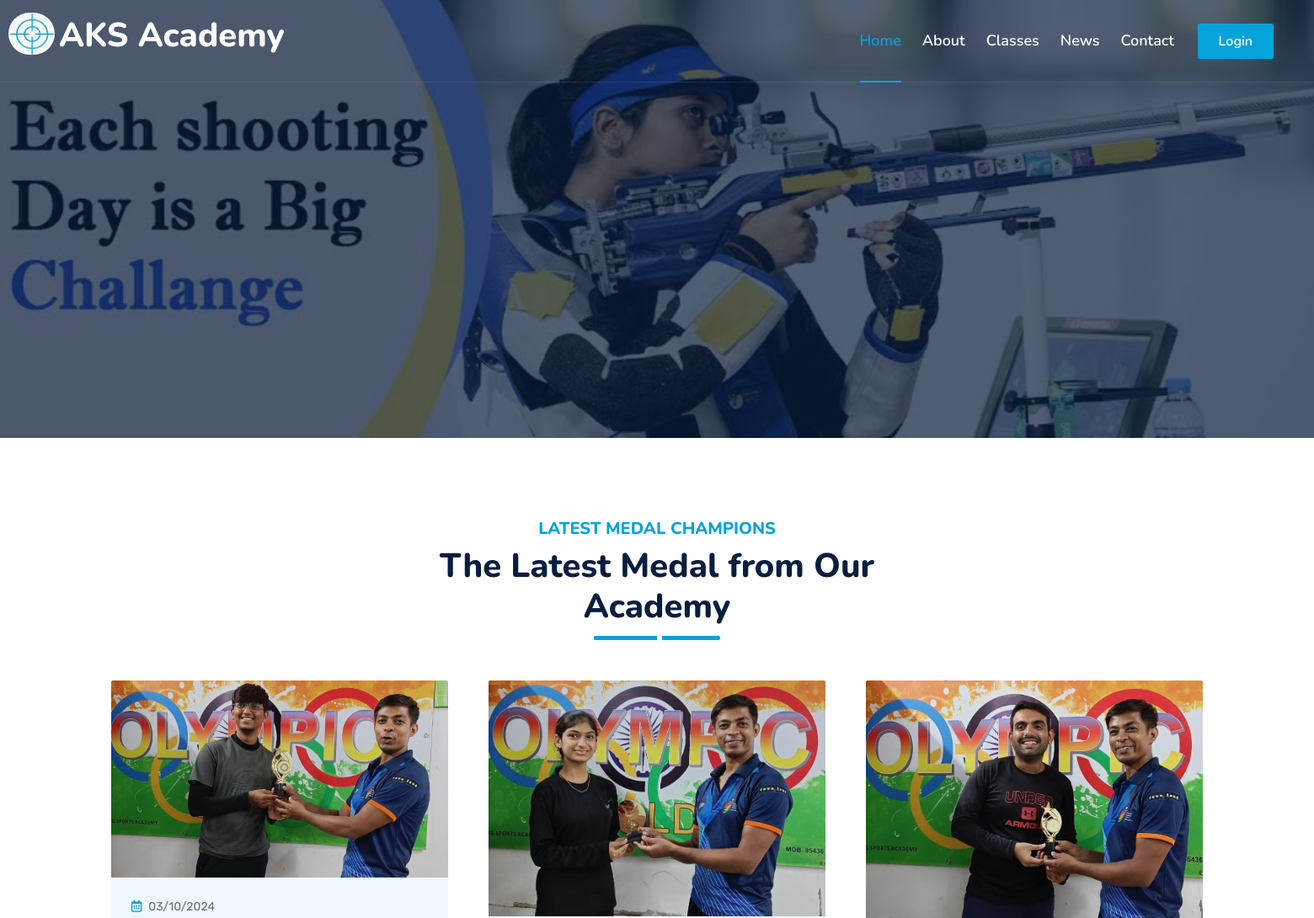
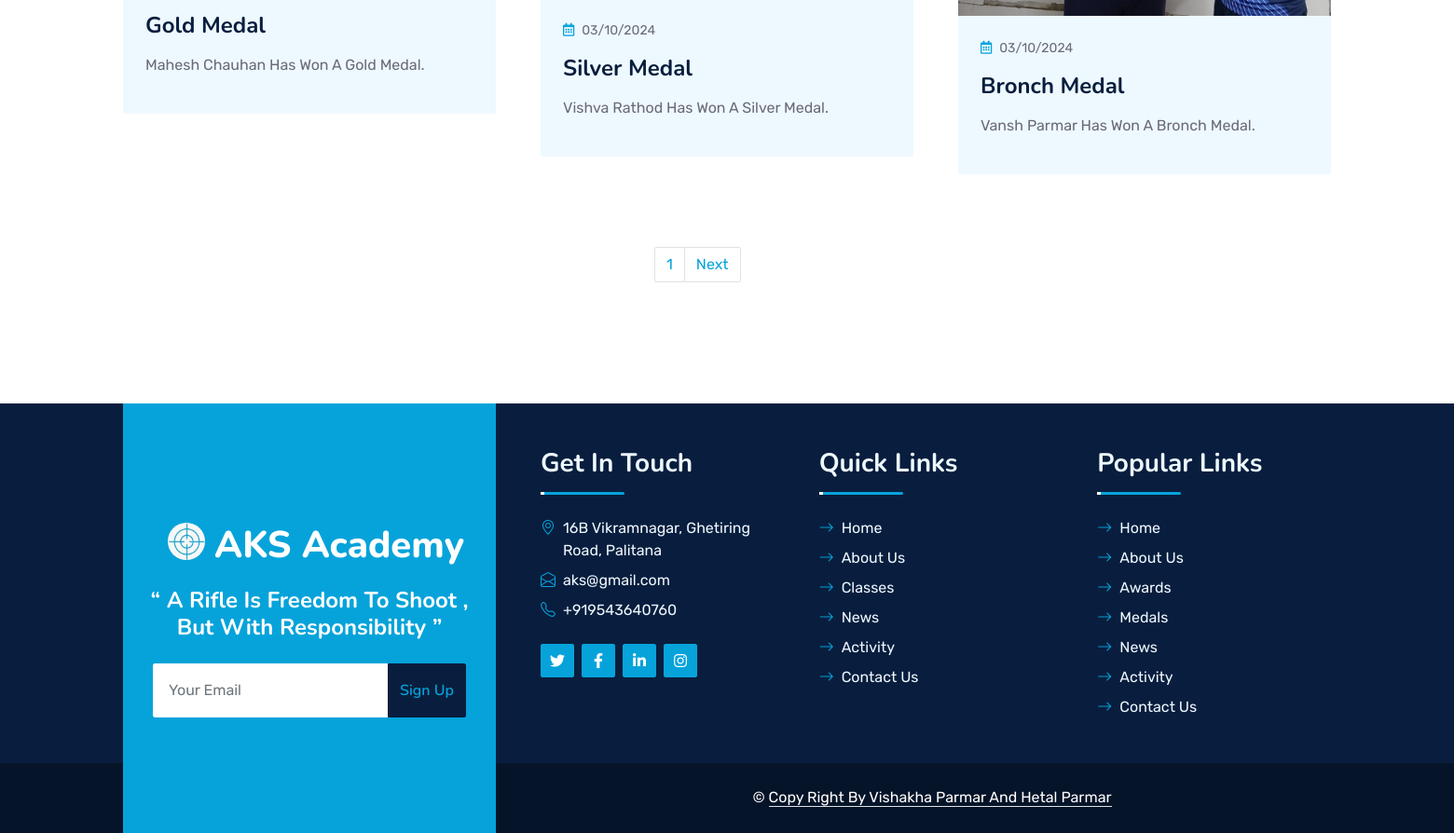
The page /medal.php on the database its author committed (2 pictures, top to bottom).
### tables this page shows
CREATE TABLE `tbl_medal` (
  `id` int(15) NOT NULL,
  `title_of_medal` varchar(50) NOT NULL,
  `medal_desc` varchar(90) NOT NULL,
  `post_date` varchar(20) NOT NULL,
  `medal_photo` varchar(100) NOT NULL
);

### medal.php (the view, shortened to what this page needs)
<!DOCTYPE html>
<html lang="en">
<head>
    <link href="https://cdnjs.cloudflare.com/ajax/libs/font-awesome/5.10.0/css/all.min.css" rel="stylesheet">
    <link href="https://cdn.jsdelivr.net/npm/bootstrap-icons@1.4.1/font/bootstrap-icons.css" rel="stylesheet">
    <link href="lib/owlcarousel/assets/owl.carousel.min.css" rel="stylesheet">
    <link href="lib/animate/animate.min.css" rel="stylesheet">
    <link href="css/bootstrap.min.css" rel="stylesheet">
    <link href="css/style.css" rel="stylesheet">
</head>
<body>
    <?php
            include "code_parts/nav.php";
        ?>
     <div id="header-carousel" class="carousel slide carousel-fade" data-bs-ride="carousel">
            <div class="carousel-inner">
                <div class="carousel-item active">
                    <img class="w-100" src="img/img9.jpg" alt="Image">
                    <div class="carousel-caption d-flex flex-column align-items-center justify-content-center">
                    </div>
                </div>
                </div>
            </div>
        </div>
    <div class="container-fluid py-5 wow fadeInUp" data-wow-delay="0.1s">
        <div class="container py-5">
            <div class="section-title text-center position-relative pb-3 mb-5 mx-auto" style="max-width: 600px;">
                <h5 class="fw-bold text-primary text-uppercase">Latest Medal Champions</h5>
                <h1 class="mb-0">The Latest Medal from Our Academy</h1>
            </div>
            <div class="row g-5">
               <?php
                    include("code_parts/connection.php");
                    $results_per_page = 6;
                    $query = "SELECT * FROM `tbl_medal`;";
                    $result = mysqli_query($con, $query);
                    $number_of_result = mysqli_num_rows($result);
                    $number_of_page = ceil ($number_of_result / $results_per_page);
                    if (!isset ($_GET['page']) ) {
                        $page = 1;
                    } else {
                        $page = $_GET['page'];
                    }
                    $page_first_result = ($page-1) * $results_per_page;
                    $query = "SELECT * FROM tbl_medal LIMIT " . $page_first_result . ',' . $results_per_page;
                    $run = mysqli_query($con, $query);
                    while($row=mysqli_fetch_assoc($run))
                    {
                    echo'<div class="col-lg-4 wow slideInUp" data-wow-delay="0.3s">
                    <div class="blog-item bg-light rounded overflow-hidden">
                        <div class="blog-img position-relative overflow-hidden">
                            <img class="img-fluid" src="admin/'.$row['medal_photo'].'" alt="">
                        </div>
                        <div class="p-4">
                            <div class="d-flex mb-3">
                                <small><i class="far fa-calendar-alt text-primary me-2"></i>'.$row['post_date'].'</small>
                            </div>
                             <h4 class="mb-3">'.$row['title_of_medal'].'</h4>
                            <p>'.$row['medal_desc'].'</p>
                        </div>
                    </div>
                </div>';
            }
                ?>
                <div class="custom-pagination" style="position:relative; left:570px; top: 30px;">
          <ul class="pagination">
               <?php
    for($page = 1; $page<= $number_of_page; $page++) {
        echo '
                                   <li class="page-item"><a class="page-link" href="medal.php?status=Medals&page=' . $page . '">' . $page . '</a></li>
        ';
    }
    if ($_GET['page']<$number_of_page) {
$less=$_GET['page']+1;
            echo '
<li class="page-item"><a class="page-link" href="medal.php?status=Medals&page='.$less.'">Next</a></li>
        ';
}
     ?>
            </div>
        </div>
    </div>
            </div>
        <?php
            include "code_parts/footer.php";
        ?>
</body>
</html>

### css/style.css (style rules this page uses)
:root { --primary: #06A3DA; --secondary: #34AD54; --light: #EEF9FF; --dark: #091E3E; }
h1, h2, .fw-bold { font-weight: 800 !important; }
h3, h4, .fw-semi-bold { font-weight: 700 !important; }
h5, h6, .fw-medium { font-weight: 600 !important; }
.carousel-caption { top: 0; left: 0; right: 0; bottom: 0; background: rgba(9, 30, 62, .7); z-index: 1; }
.section-title::before { position: absolute; content: ""; width: 150px; height: 5px; left: 0; bottom: 0; background: var(--primary); border-radius: 2px; }
.section-title.text-center::before { left: 50%; margin-left: -75px; }
.section-title::after { position: absolute; content: ""; width: 6px; height: 5px; bottom: 0px; background: #FFFFFF; -webkit-animation: section-title-run 5s infinite linear; animation: section-title-run 5s infinite linear; }
.section-title.text-center::after { -webkit-animation: section-title-run-center 5s infinite linear; animation: section-title-run-center 5s infinite linear; }
.team-item .team-img img, .blog-item .blog-img img { transition: .5s; }

### rows shown on the page
tbl_medal: medal_photo (picture), post_date "03/10/2024", title_of_medal "Gold Medal", medal_desc "Mahesh Chauhan Has Won A Gold Medal."
tbl_medal: medal_photo (picture), post_date "03/10/2024", title_of_medal "Silver Medal", medal_desc "Vishva Rathod Has Won A Silver Medal."
tbl_medal: medal_photo (picture), post_date "03/10/2024", title_of_medal "Bronch Medal", medal_desc "Vansh Parmar Has Won A Bronch Medal."
